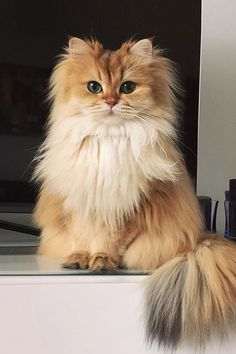
#> input picture cat.jpg, 236 x 354 px
$ jupyter execute combine_image.ipynb
#> lines starting #> are read from the running program, lines starting #| are printed output that depends on the picture
[cell 1]
import cv2

[cell 2]
import numpy as np

[cell 3]
img1 = cv2.imread('cat.jpg')
#> img1 is the input picture: shape (354, 236, 3); mean B, G, R 111.8, 128.4, 145.8
img2 = cv2.imread('dog.jpg')
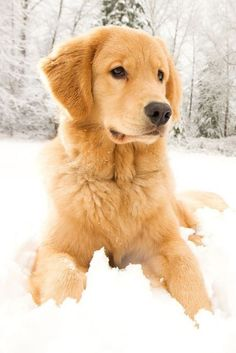
#> input picture dog.jpg, 236 x 353 px
#> img2 is the input picture: shape (353, 236, 3); mean B, G, R 182.4, 208.1, 231.2

[cell 4]
vis = np.concatenate((img1,img2) , axis=0 )
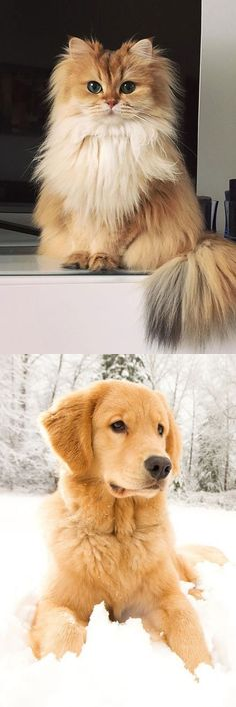
#> vis: shape (707, 236, 3); mean B, G, R 147, 168.2, 188.4

[cell 5]
cv2.imwrite('out.png', vis)
#> Out = True
